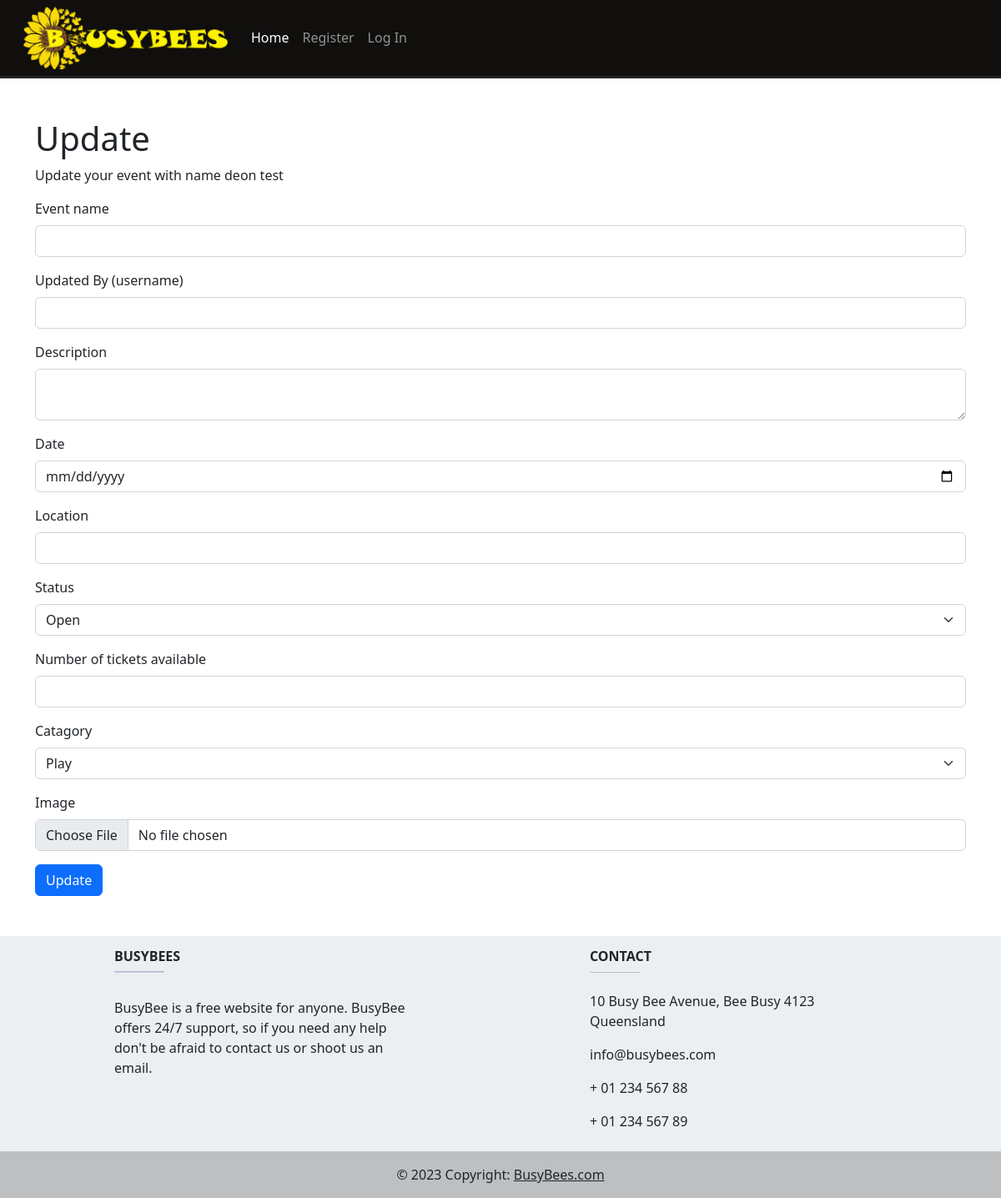
Page /events/1/update on the earlier database version.
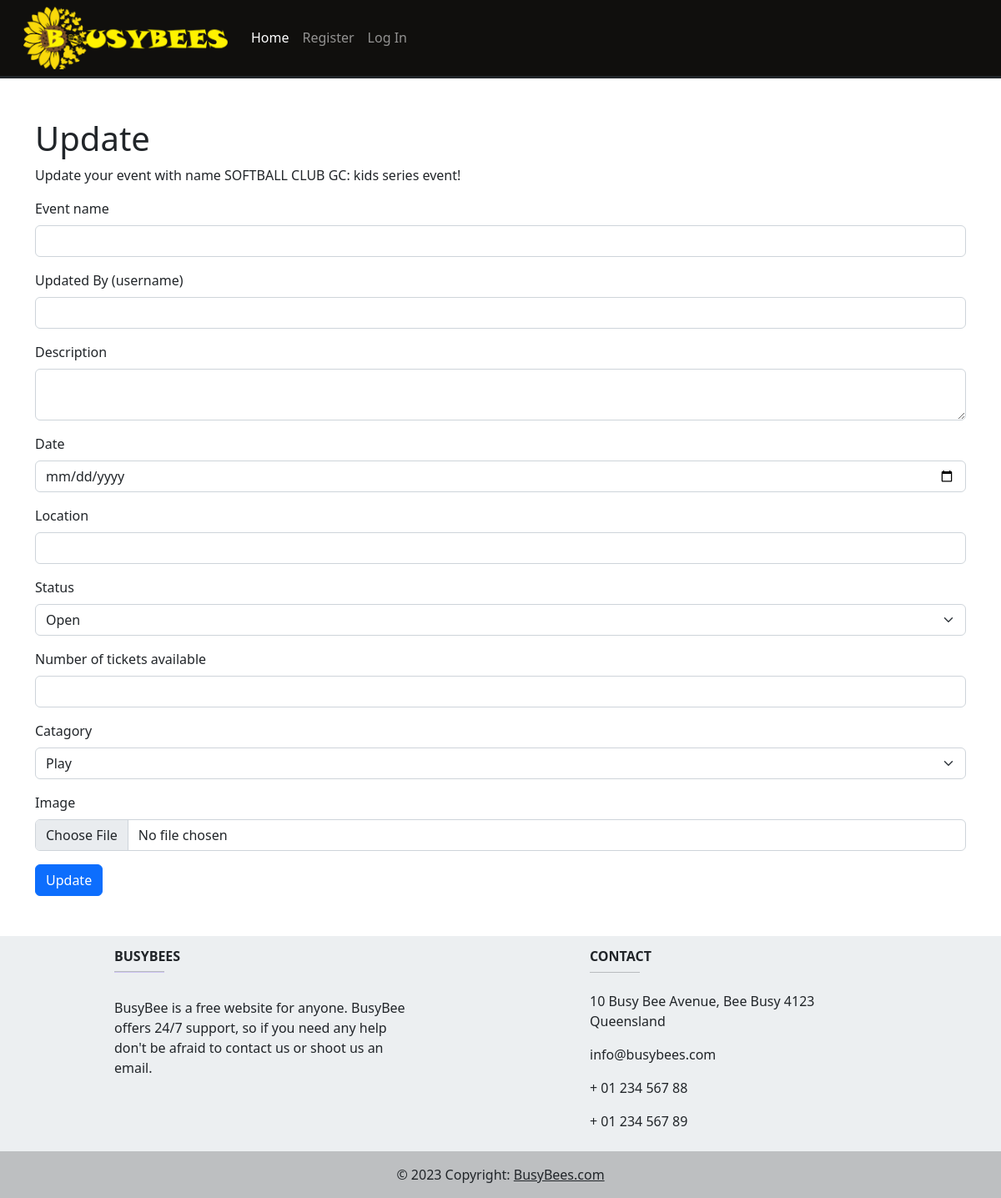
Same page on the later database version.
### website/models.py (models this page shows)
class Events(db.Model):
    __tablename__='events' # good practice to specify table name
    id = db.Column(db.Integer, primary_key=True)
    name = db.Column(db.String(100), unique=True, nullable=False)
    created = db.Column(db.String(100), nullable=False)
    description = db.Column(db.String(300), nullable=False)
    date = db.Column(db.DateTime, default=datetime.now(), nullable=False)
    location = db.Column(db.String(20), nullable=False)
    status = db.Column(db.String(20), nullable=False)
    catagory = db.Column(db.String(20), nullable=False)
    tickets = db.Column(db.Integer, nullable=False)
    image = db.Column(db.String(400))
    comments = db.relationship('Comment', backref='events')
    user_id = db.Column(db.Integer, db.ForeignKey('users.username'))

### website/event.py (the view, shortened to what this page needs)
@bp.route('/<id>/update', methods = ['GET', 'POST'])
def update(id):
  update = UpdateForm()
  event = db.session.query(Events).filter_by(id=id).first()
  return render_template('events/update.html', update=update, event=event)

### website/forms.py
class UpdateForm(FlaskForm):
    name = StringField("Event name", validators=[InputRequired()])
    created= StringField("Updated By (username)", validators=[InputRequired()] )
    description = TextAreaField('Description',
            validators=[InputRequired()])
    date = DateField("Date", validators=[InputRequired()])
    location = StringField("Location", validators=[InputRequired()])
    status = SelectField('Status', choices=[('Open'), ('Sold-out'), ('Cancelled')], validators=[InputRequired()])
    tickets = StringField("Number of tickets available", validators=[InputRequired()])
    catagory = SelectField("Catagory", choices=[('Play'), ('Learn'), ('Watch'), ('Other')], validators=[InputRequired()])
    image = FileField('Image', validators=[
    FileRequired(message='Image cannot be empty'),
    FileAllowed(ALLOWED_FILE, message='Only supports png,jpg,JPG,PNG')])
    submit = SubmitField("Update")

### website/templates/Events/update.html
{% extends 'base.html' %}
{% import "bootstrap/form.html" as wtf %}
{% block content %}
  <div class="container">
    <div class="row mt-5">
      <div class="col-md-12">
        <h1>Update</h1>
        <p>Update your event with name {{event.name}}</p>
        {{wtf.render_form(update)}}
      </div>
    </div>
  </div>
{% endblock %}

### website/templates/base.html (shortened to what this page needs)
<!DOCTYPE html>
<head>
    <link href="https://cdn.jsdelivr.net/npm/bootstrap@5.2.1/dist/css/bootstrap.min.css" rel="stylesheet"
>
    <link href="../../static/CSS/style.css" rel="stylesheet">
</head>
<body>
    <header>
        <nav class="navbar navbar-expand-lg navbar-dark" style="background-color: #100f0d;">
            <div class="container-fluid">
              <img src="/static/img/headerLogo.png" class="headerLogo" alt='logo' >
              <div class="collapse navbar-collapse" id="navbarSupportedContent">
                <ul class="navbar-nav me-auto mb-2 mb-lg-0">
                  <li class="nav-item">
                    <a class="nav-link active" aria-current="page" href="{{url_for('main.index')}}">Home</a>
                  </li>
                  {% if current_user.is_authenticated %}
                  <li class="nav-item">
                    <a class="nav-link" href="{{url_for('event.create')}}">Create Your Event</a>
                  </li>
                  <li>
                    <a class="nav-item nav-link disabled text-muted" href="#">Welcome {{current_user.username}}</a>
                  </li>
                  <li>
                    <a class="nav-item nav-link" href="{{ url_for('auth.logout') }}">Log Out</a>
                  </li>
                  {% else %}
                  <li>
                    <a class="nav-item nav-link" href="{{ url_for('auth.register') }}">Register</a>
                    </li>
                    <li>
                    <a class="nav-item nav-link" href="{{ url_for('auth.authenticate') }}">Log In</a>
                  </li>
                  {% endif %}
                </ul>
              </div>
            </div>
          </nav>
        </header>
    {% block content %}
    {% endblock %}
    <div class="container-fluid mt-5" style="padding:0px;">
      <footer class="footer" class="text-center text-lg-start text-dark"
      style="background-color: #ECEFF1;">
        <section class="" >
          <div class="container text-center text-md-start mt-5">
            <div class="row mt-3">
              <div class="col-md-4 col-sm-12 mx-auto mb-2">
                <h6 class="text-uppercase fw-bold">BusyBees</h6>
                <hr
                    class="mb-4 mt-0 d-inline-block mx-auto"
                    style="width: 60px; background-color: #7c4dff; height: 2px"
                    />
                <p>
                  BusyBee is a free website for anyone. BusyBee offers 24/7 support,
                  so if you need any help don't be afraid to contact us or shoot us an email.
                </p>
              </div>
              <div class="col-md-4 col-sm-12 mx-auto mb-2">
                <h6 class="text-uppercase fw-bold">Contact</h6>
                <hr
                    class="mt-0 d-inline-block mx-auto"
                    style="width: 60px; background-color: #7c4dff; height: 1px"
                    />
                <p> 10 Busy Bee Avenue, Bee Busy 4123 Queensland</p>
                <p> info@busybees.com</p>
                <p> + 01 234 567 88</p>
                <p> + 01 234 567 89</p>
              </div>
            </div>
          </div>
        </section>
        <div
            class="text-center p-3"
            style="background-color: rgba(0, 0, 0, 0.2)"
            >
          © 2023 Copyright:
          <a class="text-dark" href="/"
            >BusyBees.com</a>
        </div>
</footer>
</body>
</html>

### website/static/CSS/style.css (style rules this page uses)
.navbar { background-color: white; border-bottom: solid; }
.headerLogo { width: 265px; }

Differences in the rows shown:
changed Events: name "deon test" → "SOFTBALL CLUB GC: kids series event!"
